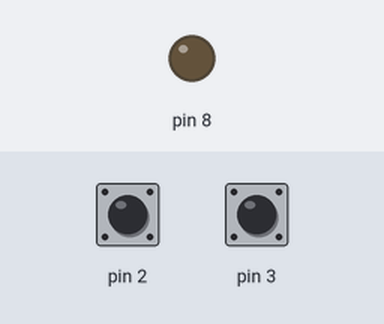
The sketch below on a simulated Arduino Uno, built with avr-gcc and run on an emulated ATmega328P. Parts: output pins drawn as LEDs (lit = HIGH). Inputs (shaded band) come from the test bench; at power-on: pin 2 HIGH, pin 3 HIGH. What the sketch prints to the serial monitor is not drawn.

Above: at 1.2 s.
1.3 s: pin 2 pulled LOW for 0.15 s
At 1.8 s:
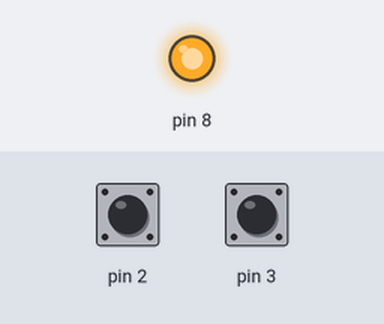
2.9 s: pin 2 pulled LOW for 1 s
At 4.2 s:
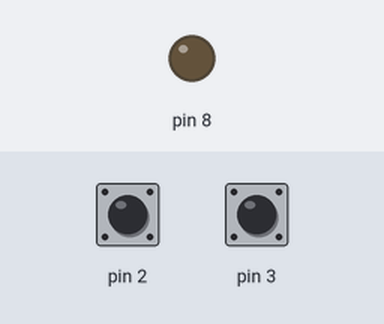
5.4 s: pin 2 pulled LOW for 3.2 s
At 9.0 s:
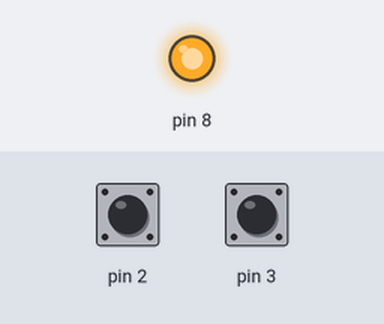
Timing chart, 0 to 10.5 s (numbered marks = the images above; inputs shaded):
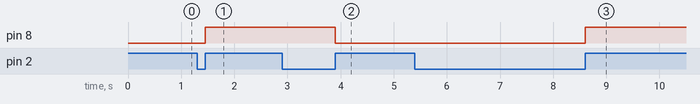

The sketch:

62_Taster_Aufgabe6.ino
```cpp
#include <avr/io.h>
#include <avr/interrupt.h>

const uint32_t deadTime = 100000;
volatile bool state = false;
volatile uint32_t time = micros();


ISR(INT0_vect)
{
  uint32_t t = micros();
  if (t-time > deadTime)
  {
    state = !state;
    time = t;
  }
}

ISR(INT1_vect)
{
  uint32_t t = micros();
  if (t-time > deadTime)
  {
    state = !state;
    time = t;
  }
}

void setup() {
  Serial.begin(9600);
  DDRB = DDRB | (1 << PB0); //pinMode(ledPin, OUTPUT);
  DDRD = DDRD & ~((1 << PD2) | (1 << PD3)); //pinMode(interruptPin0, INPUT_PULLUP);
  PORTD = (1 << PD2) | (1 << PD3);          //pinMode(interruptPin1, INPUT_PULLUP);

  cli();
  EICRA = (1<<ISC11) | (1<<ISC10) | (1<<ISC01) | (1<<ISC00);	// Interrupt INT0 wird bei jeder Flanke ausgelöst (siehe EICRA Register im Datenblatt)
  EIMSK = (1<<INT1)  | (1<<INT0);  // Interrupt INT0 setzen
  sei();
}

void loop() {
  static uint16_t cnt = 0;
  ++cnt;
  Serial.println(cnt);

  if (state == true) PORTB = PORTB | (1 << PB0); //  digitalWrite(ledPin, state);
  else PORTB = PORTB & ~(1 << PB0);
}
```

Measured:
- after the input at 1.3 s, pin 8: LOW → HIGH after 0.15 s
- after the input at 2.9 s, pin 8: HIGH → LOW after 1.0 s
- after the input at 5.4 s, pin 8: LOW → HIGH after 3.2 s
